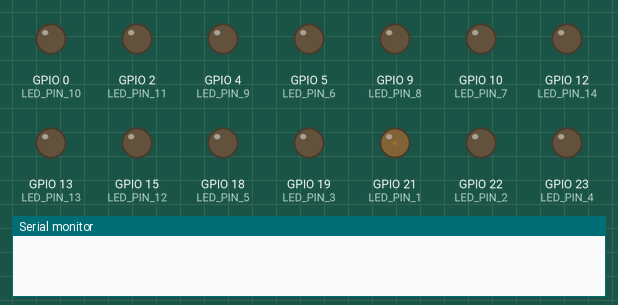
This sketch was run on a simulated ESP32. Shown: output pins drawn as LEDs (lit = HIGH), the last lines printed to the serial monitor.

Above: at 0.05 s.
At 2.15 s:
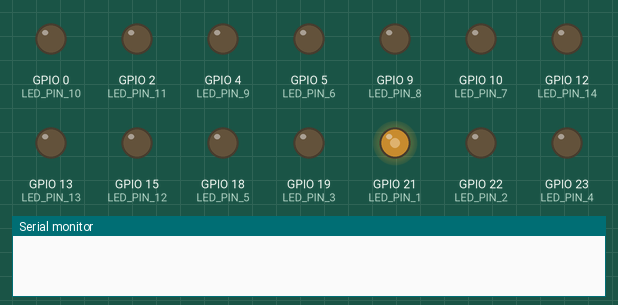
At 3.7 s:
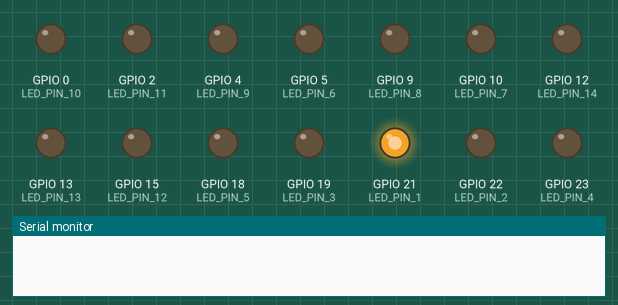
At 7.4 s:
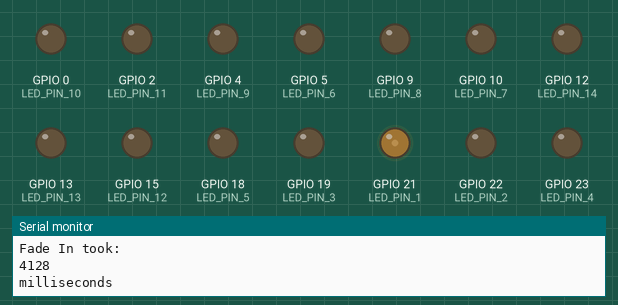
Timing chart, 0 to 10.7 s (numbered marks = the images above):
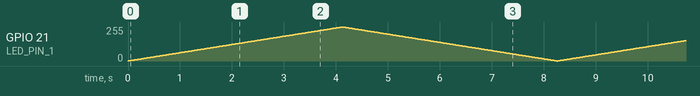

The sketch:

pwm3.ino
```cpp
// LED PWM Signals:
// - ledc_hs_sig_out0~7
// - ledc_ls_sig_out0~7
// 16 independent channels @80 MHz clock/RTC CLK. Duty accuracy: 16 bits.

// the number of the LED pin
//const int ledPin = 21;  // 16 corresponds to GPIO16

// setting PWM properties
const int freq = 5000;
const int resolution = 12;

#define LED_PIN_1   GPIO_NUM_21
#define LED_PIN_2   GPIO_NUM_22
#define LED_PIN_3   GPIO_NUM_19
#define LED_PIN_4   GPIO_NUM_23
#define LED_PIN_5   GPIO_NUM_18
#define LED_PIN_6   GPIO_NUM_5
#define LED_PIN_7   GPIO_NUM_10
#define LED_PIN_8   GPIO_NUM_9
#define LED_PIN_9   GPIO_NUM_4
#define LED_PIN_10  GPIO_NUM_0
#define LED_PIN_11  GPIO_NUM_2
#define LED_PIN_12  GPIO_NUM_15
#define LED_PIN_13  GPIO_NUM_13
#define LED_PIN_14  GPIO_NUM_12

void setup() {
  // Set output pins
  pinMode(GPIO_NUM_21, OUTPUT);
  pinMode(GPIO_NUM_22, OUTPUT);
  pinMode(GPIO_NUM_19, OUTPUT);
  pinMode(GPIO_NUM_23, OUTPUT);
  pinMode(GPIO_NUM_18, OUTPUT);
  pinMode(GPIO_NUM_5, OUTPUT);
  pinMode(GPIO_NUM_10, OUTPUT);
  pinMode(GPIO_NUM_9, OUTPUT);
  pinMode(GPIO_NUM_4, OUTPUT);
  pinMode(GPIO_NUM_0, OUTPUT);
  pinMode(GPIO_NUM_2, OUTPUT);
  pinMode(GPIO_NUM_15, OUTPUT);
  pinMode(GPIO_NUM_13, OUTPUT);
  pinMode(GPIO_NUM_12, OUTPUT);

  // Drive outputs LOW
  digitalWrite(GPIO_NUM_21, LOW);
  digitalWrite(GPIO_NUM_22, LOW);
  digitalWrite(GPIO_NUM_19, LOW);
  digitalWrite(GPIO_NUM_23, LOW);
  digitalWrite(GPIO_NUM_18, LOW);
  digitalWrite(GPIO_NUM_5, LOW);
  digitalWrite(GPIO_NUM_10, LOW);
  digitalWrite(GPIO_NUM_9, LOW);
  digitalWrite(GPIO_NUM_4, LOW);
  digitalWrite(GPIO_NUM_0, LOW);
  digitalWrite(GPIO_NUM_2, LOW);
  digitalWrite(GPIO_NUM_15, LOW);
  digitalWrite(GPIO_NUM_13, LOW);
  digitalWrite(GPIO_NUM_12, LOW);

  // configure LED PWM
  ledcAttach(LED_PIN_1, freq, resolution);
  ledcAttach(LED_PIN_2, freq, resolution);
  ledcAttach(LED_PIN_3, freq, resolution);
  ledcAttach(LED_PIN_4, freq, resolution);
  ledcAttach(LED_PIN_5, freq, resolution);
  ledcAttach(LED_PIN_6, freq, resolution);
  ledcAttach(LED_PIN_7, freq, resolution);
  ledcAttach(LED_PIN_8, freq, resolution);
  ledcAttach(LED_PIN_9, freq, resolution);
  ledcAttach(LED_PIN_10, freq, resolution);
  ledcAttach(LED_PIN_11, freq, resolution);
  ledcAttach(LED_PIN_12, freq, resolution);
  ledcAttach(LED_PIN_13, freq, resolution);
  ledcAttach(LED_PIN_14, freq, resolution);

  Serial.begin(115200);

  // if you want to attach a specific channel, use the following instead
  //ledcAttachChannel(ledPin, freq, resolution, 0);
}

void loop(){

  unsigned long start_time1=millis(); //record start time

  // increase the LED brightness
  for(int dutyCycle = 0; dutyCycle <= 4095; dutyCycle++){
    // changing the LED brightness with PWM
    ledcWrite(LED_PIN_1, dutyCycle);
    /*ledcWrite(LED_PIN_2, dutyCycle);
    ledcWrite(LED_PIN_3, dutyCycle);
    ledcWrite(LED_PIN_4, dutyCycle);
    ledcWrite(LED_PIN_5, dutyCycle);
    ledcWrite(LED_PIN_6, dutyCycle);
    ledcWrite(LED_PIN_7, dutyCycle);
    ledcWrite(LED_PIN_8, dutyCycle);
    ledcWrite(LED_PIN_9, dutyCycle);
    ledcWrite(LED_PIN_10, dutyCycle);
    ledcWrite(LED_PIN_11, dutyCycle);
    ledcWrite(LED_PIN_12, dutyCycle);
    ledcWrite(LED_PIN_13, dutyCycle);
    ledcWrite(LED_PIN_14, dutyCycle);*/
    delay(1);
  }

  unsigned long delta_t1 = millis() - start_time1; //the difference
  Serial.println("Fade In took:");
  Serial.println(delta_t1);
  Serial.println("milliseconds");

  unsigned long start_time2=millis(); //record start time

  // decrease the LED brightness
  for(int dutyCycle = 4095; dutyCycle >= 0; dutyCycle--){
    // changing the LED brightness with PWM
    ledcWrite(LED_PIN_1, dutyCycle);
    /*ledcWrite(LED_PIN_2, dutyCycle);
    ledcWrite(LED_PIN_3, dutyCycle);
    ledcWrite(LED_PIN_4, dutyCycle);
    ledcWrite(LED_PIN_5, dutyCycle);
    ledcWrite(LED_PIN_6, dutyCycle);
    ledcWrite(LED_PIN_7, dutyCycle);
    ledcWrite(LED_PIN_8, dutyCycle);
    ledcWrite(LED_PIN_9, dutyCycle);
    ledcWrite(LED_PIN_10, dutyCycle);
    ledcWrite(LED_PIN_11, dutyCycle);
    ledcWrite(LED_PIN_12, dutyCycle);
    ledcWrite(LED_PIN_13, dutyCycle);
    ledcWrite(LED_PIN_14, dutyCycle);*/
    delay(1);
  }

  unsigned long delta_t2 = millis() - start_time2; //the difference
  Serial.println("Fade Out took:");
  Serial.println(delta_t2);
  Serial.println("milliseconds");
}
```
